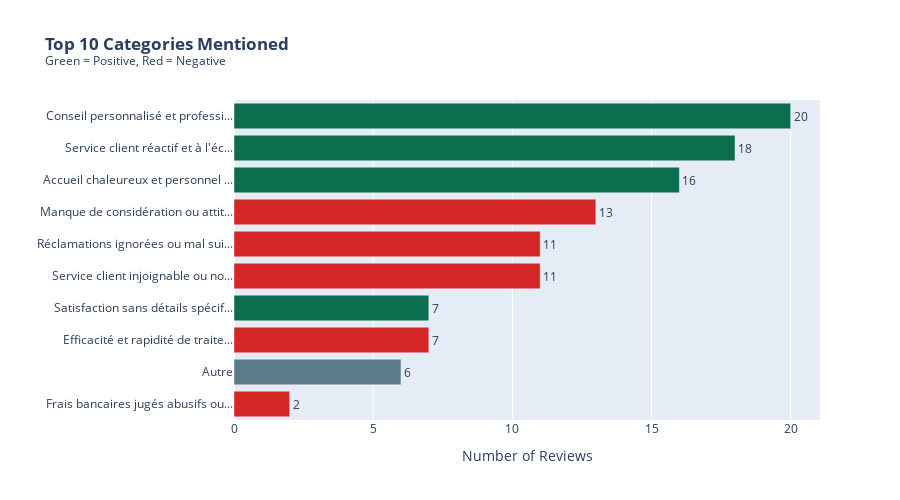

The cell this chart's notebook holds for it:
### Code cell
# ==============================================================================
# VISUALIZATION 4: Top Categories (Bar Chart)
# ==============================================================================

print("VISUALIZATION 4: Top Categories Mentioned")
print("=" * 60)

# Get category columns
cat_cols = [c for c in wide_df.columns if c in config.CATEGORIES]

if cat_cols:
    # Sum occurrences
    cat_sums = wide_df[cat_cols].sum().sort_values(ascending=True)
    
    # Take top 10
    top_cats = cat_sums.tail(10)
    
    # Shorten names for display
    short_names = [shorten_category(c) for c in top_cats.index]
    
    # Determine colors based on category type
    colors = []
    for cat in top_cats.index:
        cat_lower = cat.lower()
        if any(neg in cat_lower for neg in ['attente', 'lenteur', 'injoignable', 'réclamation', 'incident', 'frais', 'insatisfaction', 'manque']):
            colors.append(BCG_RED)
        elif 'autre' in cat_lower:
            colors.append(BCG_GRAY)
        else:
            colors.append(BCG_GREEN)
    
    fig = go.Figure(data=[
        go.Bar(
            x=top_cats.values,
            y=short_names,
            orientation='h',
            marker_color=colors,
            text=top_cats.values.astype(int),
            textposition='outside',
        )
    ])
    
    fig.update_layout(
        title=f"<b>Top 10 Categories Mentioned</b><br><sup>Green = Positive, Red = Negative</sup>",
        xaxis_title="Number of Reviews",
        yaxis_title="",
        height=500,
    )
    
    fig.show()
else:
    print("   No category columns found")

### Figure 1 — Plotly figure (JSON) as saved in the notebook; plotly's stock layout.template omitted (floating-point values rounded to 4 significant figures)
{"data": [{"marker": {"color": ["#D62728", "#5C7C89", "#D62728", "#0B6E4F", "#D62728", "#D62728", "#D62728", "#0B6E4F", "#0B6E4F", "#0B6E4F"]}, "orientation": "h", "text": [2.0, 6.0, 7.0, 7.0, 11.0, 11.0, 13.0, 16.0, 18.0, 20.0], "textposition": "outside", "type": "bar", "x": [2, 6, 7, 7, 11, 11, 13, 16, 18, 20], "y": ["Frais bancaires jugés abusifs ou...", "Autre", "Efficacité et rapidité de traite...", "Satisfaction sans détails spécif...", "Service client injoignable ou no...", "Réclamations ignorées ou mal sui...", "Manque de considération ou attit...", "Accueil chaleureux et personnel ...", "Service client réactif et à l'éc...", "Conseil personnalisé et professi..."]}], "layout": {"height": 500, "title": {"text": "<b>Top 10 Categories Mentioned</b><br><sup>Green = Positive, Red = Negative</sup>"}, "xaxis": {"title": {"text": "Number of Reviews"}}, "yaxis": {"title": {"text": ""}}}}
